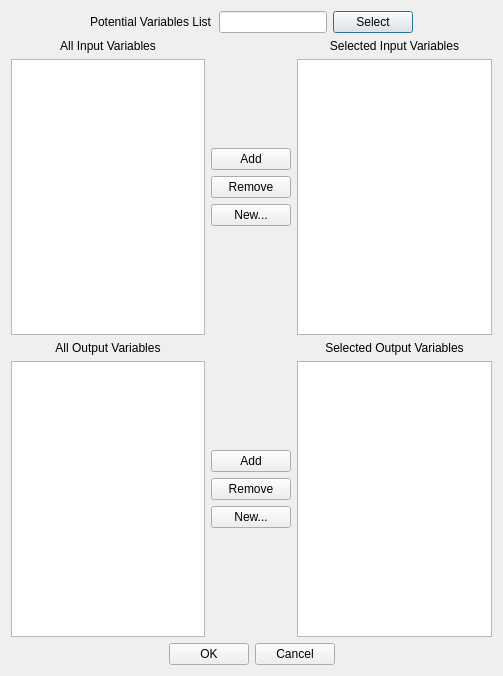
<?xml version="1.0" encoding="UTF-8"?>
<ui version="4.0">
 <class>SelectVarsDialog</class>
 <widget class="QDialog" name="SelectVarsDialog">
  <property name="geometry">
   <rect>
    <x>0</x>
    <y>0</y>
    <width>503</width>
    <height>676</height>
   </rect>
  </property>
  <property name="windowTitle">
   <string>Select Variables of Interest</string>
  </property>
  <layout class="QVBoxLayout" name="verticalLayout">
   <item>
    <layout class="QHBoxLayout" name="horizontalLayout_2">
     <item>
      <spacer name="horizontalSpacer_4">
       <property name="orientation">
        <enum>Qt::Horizontal</enum>
       </property>
       <property name="sizeHint" stdset="0">
        <size>
         <width>40</width>
         <height>20</height>
        </size>
       </property>
      </spacer>
     </item>
     <item>
      <widget class="QLabel" name="label">
       <property name="text">
        <string>Potential Variables List</string>
       </property>
      </widget>
     </item>
     <item>
      <widget class="QLineEdit" name="varListObjLineEdit">
       <property name="readOnly">
        <bool>true</bool>
       </property>
      </widget>
     </item>
     <item>
      <widget class="QPushButton" name="selectButton">
       <property name="text">
        <string>Select</string>
       </property>
      </widget>
     </item>
     <item>
      <spacer name="horizontalSpacer_3">
       <property name="orientation">
        <enum>Qt::Horizontal</enum>
       </property>
       <property name="sizeHint" stdset="0">
        <size>
         <width>40</width>
         <height>20</height>
        </size>
       </property>
      </spacer>
     </item>
    </layout>
   </item>
   <item>
    <layout class="QHBoxLayout" name="horizontalLayout_4">
     <item>
      <layout class="QVBoxLayout" name="verticalLayout_5">
       <item>
        <widget class="QLabel" name="label_4">
         <property name="text">
          <string>All Input Variables</string>
         </property>
         <property name="alignment">
          <set>Qt::AlignCenter</set>
         </property>
        </widget>
       </item>
       <item>
        <widget class="QListWidget" name="allInputVarListWidget">
         <property name="selectionMode">
          <enum>QAbstractItemView::MultiSelection</enum>
         </property>
        </widget>
       </item>
      </layout>
     </item>
     <item>
      <layout class="QVBoxLayout" name="verticalLayout_6">
       <item>
        <spacer name="verticalSpacer_3">
         <property name="orientation">
          <enum>Qt::Vertical</enum>
         </property>
         <property name="sizeHint" stdset="0">
          <size>
           <width>20</width>
           <height>40</height>
          </size>
         </property>
        </spacer>
       </item>
       <item>
        <widget class="QPushButton" name="addInputVarButton">
         <property name="text">
          <string>Add</string>
         </property>
        </widget>
       </item>
       <item>
        <widget class="QPushButton" name="removeInputVarButton">
         <property name="text">
          <string>Remove</string>
         </property>
        </widget>
       </item>
       <item>
        <widget class="QPushButton" name="newInputVarButton">
         <property name="text">
          <string>New...</string>
         </property>
        </widget>
       </item>
       <item>
        <spacer name="verticalSpacer_4">
         <property name="orientation">
          <enum>Qt::Vertical</enum>
         </property>
         <property name="sizeHint" stdset="0">
          <size>
           <width>20</width>
           <height>40</height>
          </size>
         </property>
        </spacer>
       </item>
      </layout>
     </item>
     <item>
      <layout class="QVBoxLayout" name="verticalLayout_7">
       <item>
        <widget class="QLabel" name="label_5">
         <property name="text">
          <string>Selected Input Variables</string>
         </property>
         <property name="alignment">
          <set>Qt::AlignCenter</set>
         </property>
        </widget>
       </item>
       <item>
        <widget class="QListWidget" name="selectedInputVarListWidget">
         <property name="selectionMode">
          <enum>QAbstractItemView::MultiSelection</enum>
         </property>
        </widget>
       </item>
      </layout>
     </item>
    </layout>
   </item>
   <item>
    <layout class="QHBoxLayout" name="horizontalLayout_3">
     <item>
      <layout class="QVBoxLayout" name="verticalLayout_3">
       <item>
        <widget class="QLabel" name="label_2">
         <property name="text">
          <string>All Output Variables</string>
         </property>
         <property name="alignment">
          <set>Qt::AlignCenter</set>
         </property>
        </widget>
       </item>
       <item>
        <widget class="QListWidget" name="allOutputVarListWidget">
         <property name="selectionMode">
          <enum>QAbstractItemView::MultiSelection</enum>
         </property>
        </widget>
       </item>
      </layout>
     </item>
     <item>
      <layout class="QVBoxLayout" name="verticalLayout_2">
       <item>
        <spacer name="verticalSpacer_2">
         <property name="orientation">
          <enum>Qt::Vertical</enum>
         </property>
         <property name="sizeHint" stdset="0">
          <size>
           <width>20</width>
           <height>40</height>
          </size>
         </property>
        </spacer>
       </item>
       <item>
        <widget class="QPushButton" name="addOutputVarButton">
         <property name="text">
          <string>Add</string>
         </property>
        </widget>
       </item>
       <item>
        <widget class="QPushButton" name="removeOutputVarButton">
         <property name="text">
          <string>Remove</string>
         </property>
        </widget>
       </item>
       <item>
        <widget class="QPushButton" name="newOutputVarButton">
         <property name="text">
          <string>New...</string>
         </property>
        </widget>
       </item>
       <item>
        <spacer name="verticalSpacer">
         <property name="orientation">
          <enum>Qt::Vertical</enum>
         </property>
         <property name="sizeHint" stdset="0">
          <size>
           <width>20</width>
           <height>40</height>
          </size>
         </property>
        </spacer>
       </item>
      </layout>
     </item>
     <item>
      <layout class="QVBoxLayout" name="verticalLayout_4">
       <item>
        <widget class="QLabel" name="label_3">
         <property name="text">
          <string>Selected Output Variables</string>
         </property>
         <property name="alignment">
          <set>Qt::AlignCenter</set>
         </property>
        </widget>
       </item>
       <item>
        <widget class="QListWidget" name="selectedOutputVarListWidget">
         <property name="selectionMode">
          <enum>QAbstractItemView::MultiSelection</enum>
         </property>
        </widget>
       </item>
      </layout>
     </item>
    </layout>
   </item>
   <item>
    <layout class="QHBoxLayout" name="horizontalLayout">
     <item>
      <spacer name="horizontalSpacer">
       <property name="orientation">
        <enum>Qt::Horizontal</enum>
       </property>
       <property name="sizeHint" stdset="0">
        <size>
         <width>40</width>
         <height>20</height>
        </size>
       </property>
      </spacer>
     </item>
     <item>
      <widget class="QPushButton" name="OKButton">
       <property name="text">
        <string>OK</string>
       </property>
      </widget>
     </item>
     <item>
      <widget class="QPushButton" name="cancelButton">
       <property name="text">
        <string>Cancel</string>
       </property>
      </widget>
     </item>
     <item>
      <spacer name="horizontalSpacer_2">
       <property name="orientation">
        <enum>Qt::Horizontal</enum>
       </property>
       <property name="sizeHint" stdset="0">
        <size>
         <width>40</width>
         <height>20</height>
        </size>
       </property>
      </spacer>
     </item>
    </layout>
   </item>
  </layout>
 </widget>
 <resources/>
 <connections/>
</ui>
